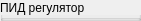
     <widget class="QGroupBox" name="groupBox_3">
      <property name="geometry">
       <rect>
        <x>630</x>
        <y>360</y>
        <width>141</width>
        <height>21</height>
       </rect>
      </property>
      <property name="title">
       <string>ПИД регулятор</string>
      </property>
      <widget class="QLabel" name="label_4">
       <property name="geometry">
        <rect>
         <x>11</x>
         <y>21</y>
         <width>99</width>
         <height>16</height>
        </rect>
       </property>
       <property name="text">
        <string>Пропорциональный</string>
       </property>
      </widget>
      <widget class="QSpinBox" name="KBox">
       <property name="geometry">
        <rect>
         <x>116</x>
         <y>21</y>
         <width>59</width>
         <height>20</height>
        </rect>
       </property>
       <property name="minimum">
        <number>-10000</number>
       </property>
       <property name="maximum">
        <number>10000</number>
       </property>
       <property name="value">
        <number>1200</number>
       </property>
      </widget>
      <widget class="QLabel" name="label_5">
       <property name="geometry">
        <rect>
         <x>11</x>
         <y>47</y>
         <width>74</width>
         <height>16</height>
        </rect>
       </property>
       <property name="text">
        <string>Интегральный</string>
       </property>
      </widget>
      <widget class="QSpinBox" name="IBox">
       <property name="geometry">
        <rect>
         <x>116</x>
         <y>47</y>
         <width>59</width>
         <height>20</height>
        </rect>
       </property>
       <property name="minimum">
        <number>-10000</number>
       </property>
       <property name="maximum">
        <number>10000</number>
       </property>
       <property name="value">
        <number>1</number>
       </property>
      </widget>
     </widget>
